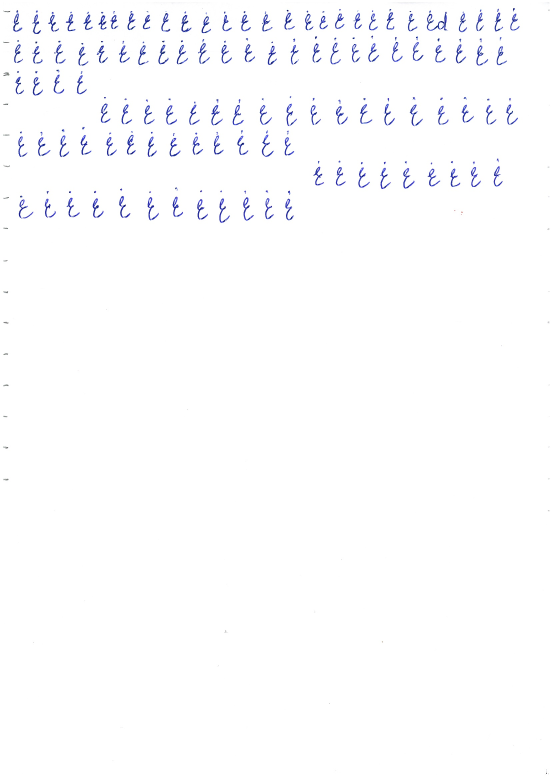
#> input picture src/learning_data/eee.png, 1653 x 2338 px (shown at 1/3 size)
$ python classification.py learning_data/eee.png   (older library calls are emulated)
#> lines starting #> are read from the running program, lines starting #| are printed output that depends on the picture; after the words box and inside, x2 and y2 are one past the last pixel; in counts of white or black regions, pixels touching at a corner belong together
import cv2
import numpy as np
import sys
import os
import time


# classification sets
global samples
# global filename
# filename = 0
samples =  np.empty((0,300))
global responses
responses = []

def testing():
	global responses
	global samples
	kernel = np.ones((2,2),np.uint8)
	img = cv2.imread(sys.argv[1])
#> img is the input picture: shape (2338, 1653, 3); mean B, G, R 253.7, 252.3, 252.2
	newx,newy = img.shape[1],img.shape[0]     #new size (w,h)
	print("Rescaled, new dimensions: ", newx, newy)
#| Rescaled, new dimensions:  1653 2338
	newimage = cv2.resize(img,(int(newx), int(newy)))
	out = newimage

	img = cv2.cvtColor(newimage,cv2.COLOR_BGR2GRAY)
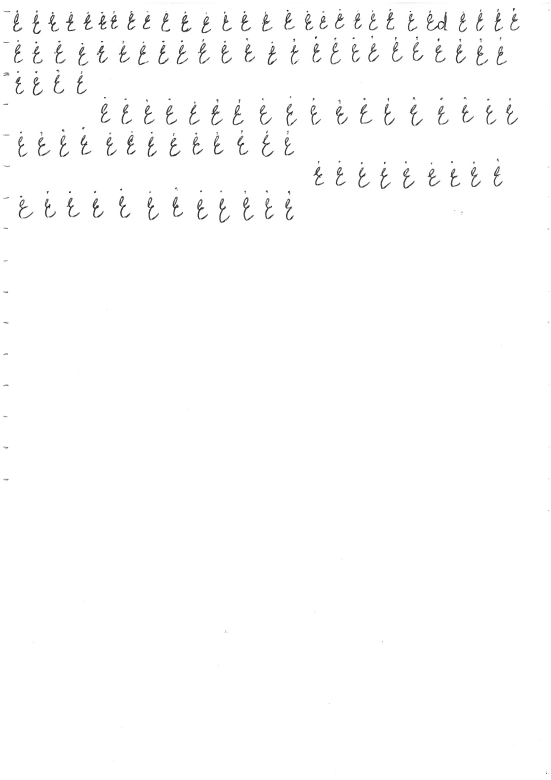
#> img: shape (2338, 1653) (shown at 1/3 size); min 13, max 255, mean 252.4

	thresh1 = cv2.adaptiveThreshold(img,255,cv2.ADAPTIVE_THRESH_MEAN_C,\
            cv2.THRESH_BINARY,15,24)
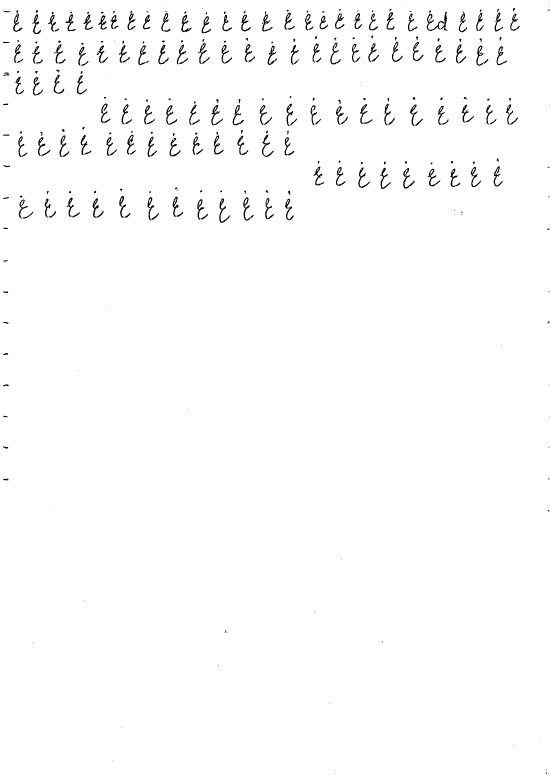
#> thresh1: shape (2338, 1653) (shown at 1/3 size); 98.7% white; 354 black regions (81 under 20 px), largest, box (x1, y1, x2, y2) and area: (1280, 35, 1344, 93) 874, (658, 595, 690, 669) 533, (730, 592, 761, 662) 516

	cv2.imshow("threshold", thresh1)
	cv2.waitKey(0)

	kernel2 = np.ones((2,2),np.uint8)

	eroded = cv2.erode(thresh1,kernel2,iterations = 2)
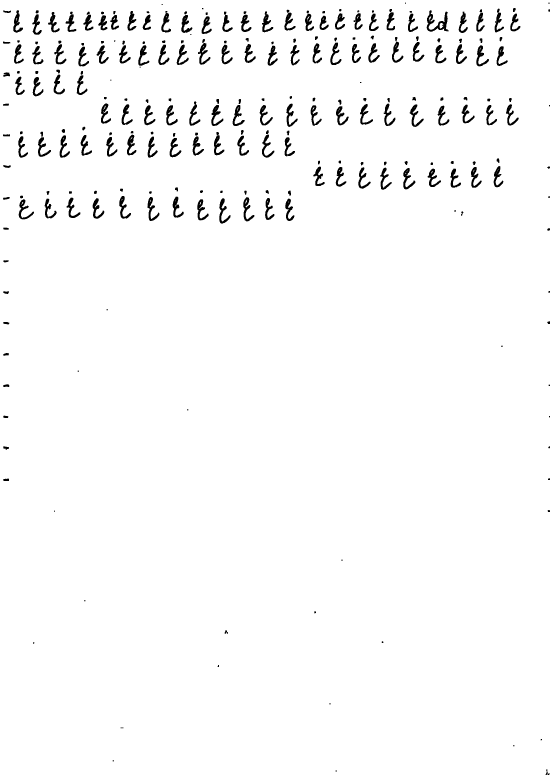
#> eroded: shape (2338, 1653) (shown at 1/3 size); 97.6% white; 268 black regions (30 under 20 px)
	# eroded = cv2.dilate(eroded,kernel,iterations = 1)
	cv2.imshow("eroded", eroded)
	cv2.waitKey(0)
	im2, contours, hierarchy = cv2.findContours(eroded,cv2.RETR_TREE,cv2.CHAIN_APPROX_SIMPLE)
#> contours = 369 contours, 118 with area under 20; largest, box (x1, y1, x2, y2) and area: (0, 0, 1653, 2338) 3860724, (1279, 30, 1347, 96) 1928, (657, 594, 693, 672) 1025, (729, 591, 764, 665) 1021, (441, 590, 479, 664) 1012

	# list of bounding rects
	bounding = []

	for cnt in contours:
	    [x,y,w,h] = cv2.boundingRect(cnt)
	    if (w <20 and h<20) or (h > 180):
	        continue
	    bounding.append([x,y,w,h])
#> this loop made 369 passes
#> (x, y, w, h) on passes 2 to 4: (1643, 2319, 7, 7), (1636, 2314, 8, 12), (1006, 2310, 5, 6)
#> after the loop, bounding = 117 items, first 6: [9, 1152, 20, 10], [9, 965, 20, 9], [591, 597, 36, 65], [55, 597, 48, 62], [855, 595, 29, 69], [133, 595, 38, 61]
	    #if we need to check which contours are detected:
	    # cv2.rectangle(eroded,(x,y),(x+w,y+h),(0,0,0),2)

	cv2.imshow("contours", eroded)
	cv2.waitKey(0)

	newbounding = removeInnerContours(eroded, bounding, thresh1)
#> in removeInnerContours, `bounding2 = list(bounding)`: bounding2 has the same summary as bounding in testing
#> the loop in removeInnerContours, `for bunit in bounding:` made 117 passes
#> after the loop in removeInnerContours, `for bunit in bounding:`: newbounding = 108 items, first 6: [591, 597, 36, 65], [55, 597, 48, 62], [855, 595, 29, 69], [133, 595, 38, 61], [657, 594, 36, 78], [277, 594, 37, 63]
#| 108
	maxHeight = newbounding[0][3]
#> maxHeight = 65
	for a in newbounding:
		if a[3] > maxHeight:
			maxHeight = a[3]
#> this loop made 108 passes
#> (a, maxHeight) on passes 3, 5: ([855, 595, 29, 69], 69), ([657, 594, 36, 78], 78)
#> after the loop, maxHeight = 78
	print("max height is: ", maxHeight)
#| max height is:  78

	for single in newbounding:
	    [x,y,w,h] = [single[0], single[1], single[2], single[3]]
	    print([w,h])
	    #adjust the width here:
	    adjustWidth([x,y,w,h], eroded, maxHeight)
#> this loop made 1 pass; (key Esc is pressed on pass 1)
#> (initx in adjustWidth, inity in adjustWidth, inith in adjustWidth, contourWidth in adjustWidth) on pass 1: (591, 597, 65, 627)
#> (printed output is left out)


	# [12 lines of commented-out code are left out]
def adjustWidth(coords, eroded, maxHeight):
	# global filename
	global samples
	[x,y,w,h] = [coords[0], coords[1], coords[2], coords[3]]
	initx = x
	inity = y
	inith = h
	contourWidth = x + w
	sampleWidth = 16
	# positions: a j N J. Default - a
	heightPos = 1
	while sampleWidth < 60 and x+sampleWidth < contourWidth + 5 and x >= 0 and y >=0:
		# adjust the image, thickering the width +2px every iteration:

		cropToLetter = eroded[y:y+h, x:x+sampleWidth]

		cv2.imshow("cropped", cropToLetter)
		key = cv2.waitKey(0)

		# * 42; - 45
		if key == 190:
			# reset the letter:
			print("before delete: ", len(samples))
			samples[:-1]
			print("after delete: ", len(samples))
			continue
		elif key == 91:
			h -= 1
			y-=1
			continue
		elif key == 93:
			h+=1
			continue
		elif key == 39:
			h += 1
			y+=1
			continue
		elif key == 92:
			h-=1
			continue
		elif key == 27:
			sys.exit()
#> (the program exits here)

$ run again, on src/learning_data/learn2.png
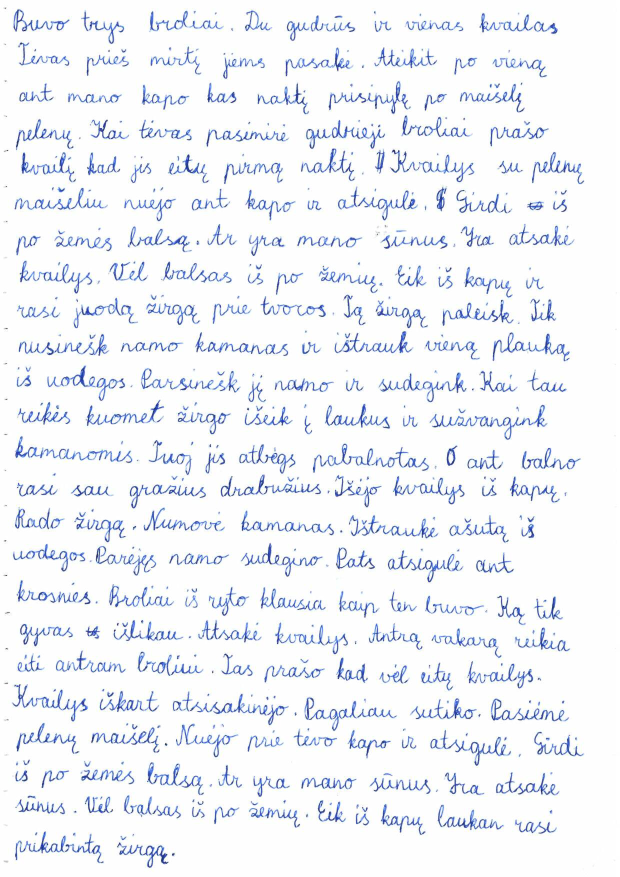
#> input picture src/learning_data/learn2.png, 1240 x 1754 px (shown at 1/2 size)
#> in testing, img is the input picture: shape (1754, 1240, 3); mean B, G, R 247, 242.2, 239.6
#| Rescaled, new dimensions:  1240 1754
#> img: shape (1754, 1240)
#> in testing, `thresh1 = cv2.adaptiveThreshold(img,255,cv2.ADAPTIVE_THRESH_MEAN_C,\ c..`:
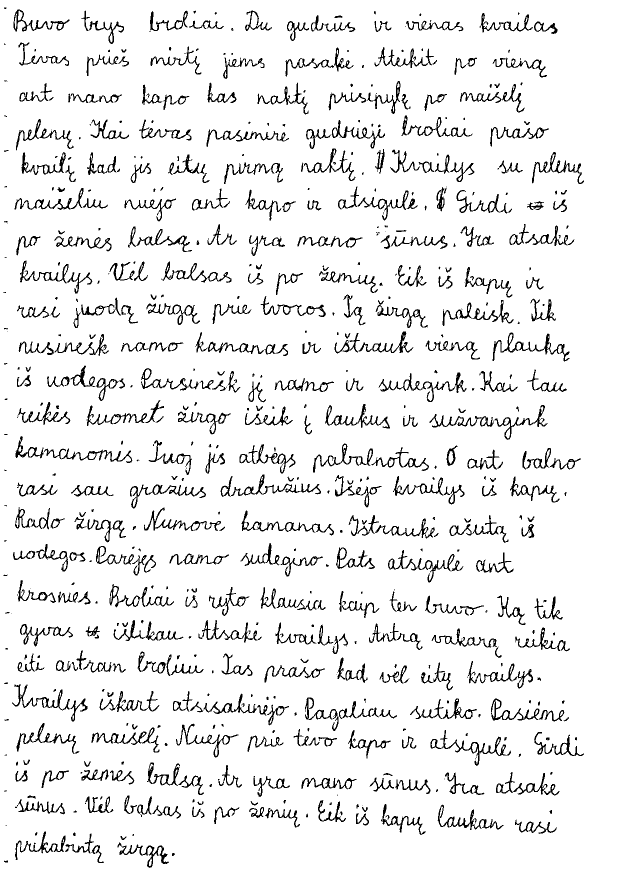
#> thresh1: shape (1754, 1240) (shown at 1/2 size); 92.4% white; 685 black regions (220 under 20 px), largest, box (x1, y1, x2, y2) and area: (859, 810, 1095, 880) 1801, (441, 949, 642, 994) 1470, (757, 745, 933, 804) 1445
#> in testing, `eroded = cv2.erode(thresh1,kernel2,iterations = 2)`:
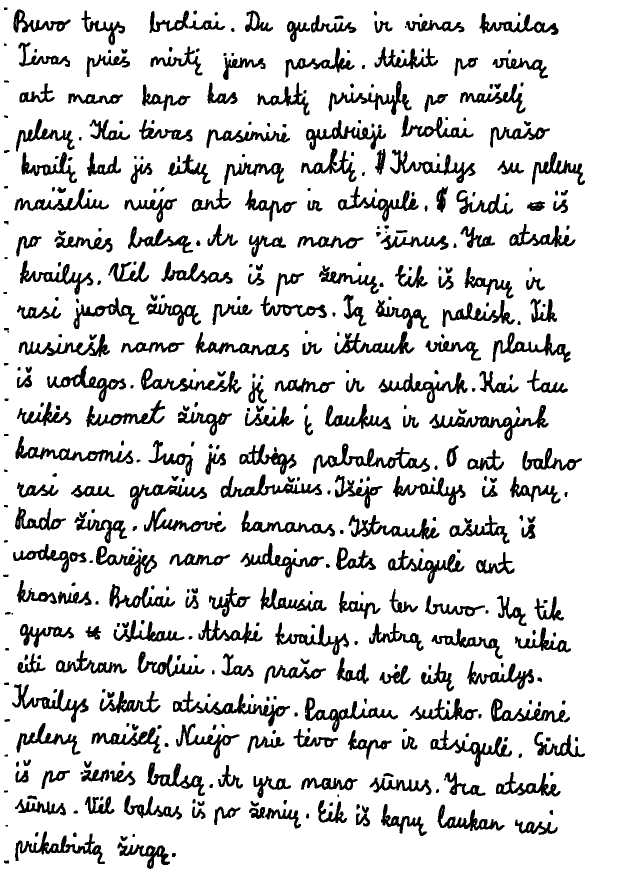
#> eroded: shape (1754, 1240) (shown at 1/2 size); 85.5% white; 477 black regions (8 under 20 px)
#> contours = 909 contours, 209 with area under 20; largest, box (x1, y1, x2, y2) and area: (0, 0, 1240, 1754) 2171967, (625, 886, 861, 949) 4228, (858, 809, 1098, 883) 4144, (345, 1381, 581, 1454) 4104, (30, 871, 268, 929) 3873
#> the loop in testing, `for cnt in contours:` made 909 passes
#> (x, y, w, h) on passes 2 to 4: (7, 1720, 12, 8), (343, 1705, 10, 10), (234, 1684, 107, 55)
#> after the loop in testing, `for cnt in contours:`: bounding = 217 items, first 6: [234, 1684, 107, 55], [29, 1662, 182, 67], [1029, 1638, 87, 33], [711, 1626, 30, 28], [529, 1615, 74, 43], [497, 1613, 34, 26]
#> bounding2 has the same summary as bounding in testing
#> the loop in removeInnerContours, `for bunit in bounding:` made 211 passes
#> after the loop in removeInnerContours, `for bunit in bounding:`: bounding = 211 items, first 6: [234, 1684, 107, 55], [29, 1662, 182, 67], [1029, 1638, 87, 33], [711, 1626, 30, 28], [529, 1615, 74, 43], [497, 1613, 34, 26]; newbounding = 206 items, first 6: [234, 1684, 107, 55], [29, 1662, 182, 67], [1029, 1638, 87, 33], [711, 1626, 30, 28], [529, 1615, 74, 43], [497, 1613, 34, 26]
#| 206
#> in testing, `maxHeight = newbounding[0][3]`: maxHeight = 55
#> the loop in testing, `for a in newbounding:` made 206 passes
#> (a, maxHeight) on passes 2, 25, 29, 40: ([29, 1662, 182, 67], 67), ([293, 1524, 118, 69], 69), ([860, 1459, 165, 76], 76), ([23, 1367, 155, 79], 79)
#> after the loop in testing, `for a in newbounding:`: maxHeight = 79
#| max height is:  79
#> the loop in testing, `for single in newbounding:` made 1 pass; (key Esc is pressed on pass 1)
#> (initx in adjustWidth, inity in adjustWidth, inith in adjustWidth, contourWidth in adjustWidth) on pass 1: (234, 1684, 55, 341)
#> (printed output is left out)

$ run again, on src/learning_data/learn3.png
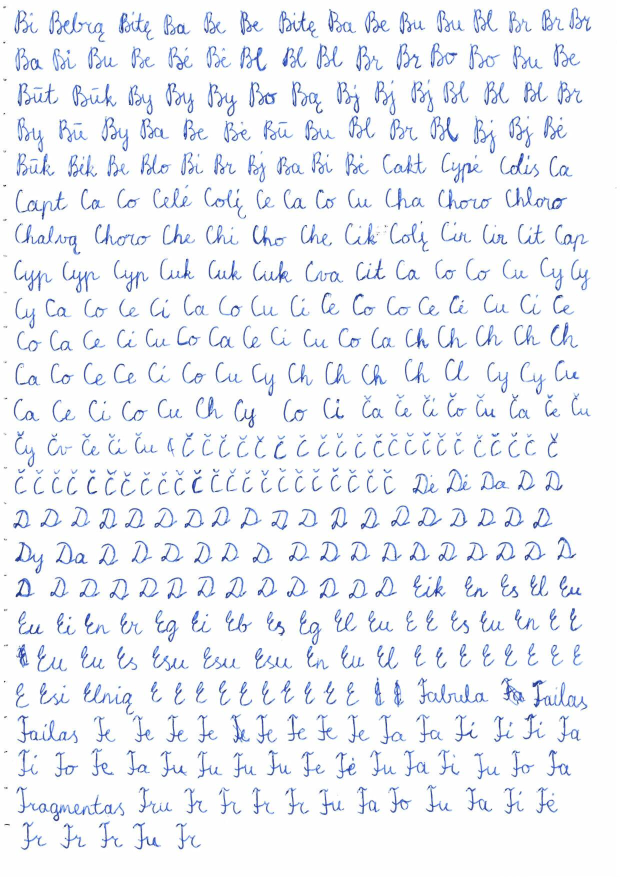
#> input picture src/learning_data/learn3.png, 1240 x 1754 px (shown at 1/2 size)
#> in testing, img is the input picture: shape (1754, 1240, 3); mean B, G, R 246.6, 242.1, 239.5
#| Rescaled, new dimensions:  1240 1754
#> img: shape (1754, 1240)
#> in testing, `thresh1 = cv2.adaptiveThreshold(img,255,cv2.ADAPTIVE_THRESH_MEAN_C,\ c..`:
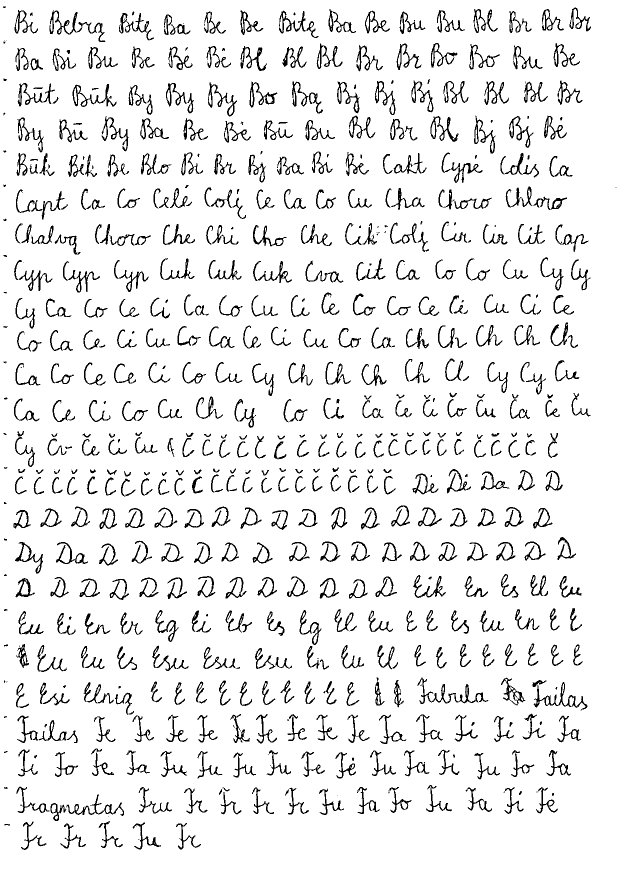
#> thresh1: shape (1754, 1240) (shown at 1/2 size); 92.1% white; black in thin lines or dots
#> in testing, `eroded = cv2.erode(thresh1,kernel2,iterations = 2)`:
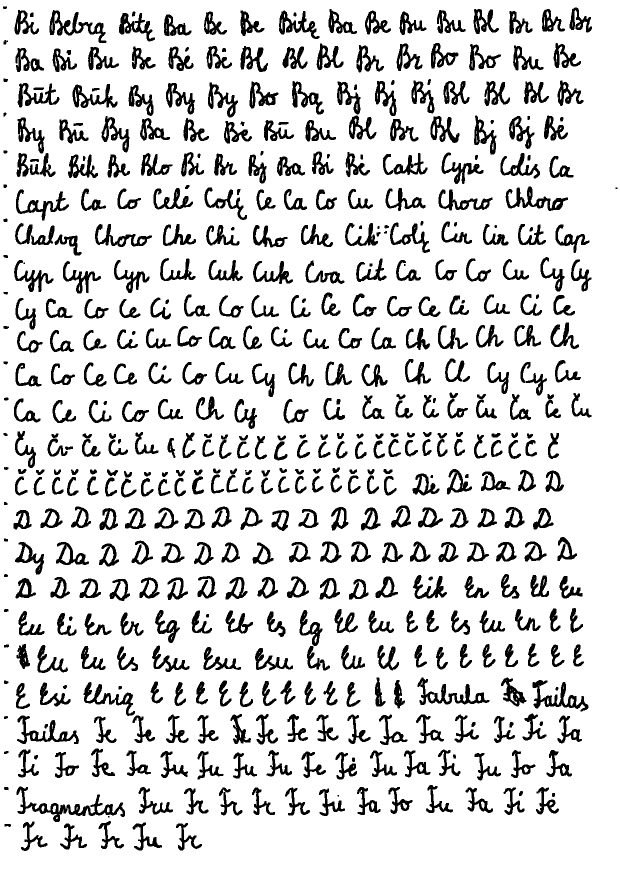
#> eroded: shape (1754, 1240) (shown at 1/2 size); 85% white; 541 black regions (6 under 20 px)
#> contours = 1018 contours, 298 with area under 20; largest, box (x1, y1, x2, y2) and area: (0, 0, 1240, 1754) 2171967, (32, 1572, 251, 1645) 3928, (834, 1354, 980, 1411) 2788, (98, 19, 214, 87) 2622, (1064, 1359, 1178, 1424) 2566
#> the loop in testing, `for cnt in contours:` made 1018 passes
#> (x, y, w, h) on passes 2 to 4: (8, 1647, 15, 8), (119, 1646, 56, 54), (351, 1645, 54, 57)
#> after the loop in testing, `for cnt in contours:`: bounding = 463 items, first 6: [119, 1646, 56, 54], [351, 1645, 54, 57], [264, 1644, 61, 58], [41, 1642, 55, 61], [196, 1641, 53, 58], [440, 1583, 46, 49]
#> bounding2 has the same summary as bounding in testing
#> the loop in removeInnerContours, `for bunit in bounding:` made 412 passes
#> after the loop in removeInnerContours, `for bunit in bounding:`: bounding = 412 items, first 6: [119, 1646, 56, 54], [351, 1645, 54, 57], [264, 1644, 61, 58], [41, 1642, 55, 61], [196, 1641, 53, 58], [440, 1583, 46, 49]; newbounding = 398 items, first 6: [119, 1646, 56, 54], [351, 1645, 54, 57], [264, 1644, 61, 58], [41, 1642, 55, 61], [196, 1641, 53, 58], [440, 1583, 46, 49]
#| 398
#> in testing, `maxHeight = newbounding[0][3]`: maxHeight = 54
#> the loop in testing, `for a in newbounding:` made 398 passes
#> (a, maxHeight) on passes 2, 3, 4, 18: ([351, 1645, 54, 57], 57), ([264, 1644, 61, 58], 58), ([41, 1642, 55, 61], 61), ([32, 1572, 219, 73], 73)
#> after the loop in testing, `for a in newbounding:`: maxHeight = 80
#| max height is:  80
#> the loop in testing, `for single in newbounding:` made 1 pass; (key Esc is pressed on pass 1)
#> (initx in adjustWidth, inity in adjustWidth, inith in adjustWidth, contourWidth in adjustWidth) on pass 1: (119, 1646, 54, 175)
#> (printed output is left out)
